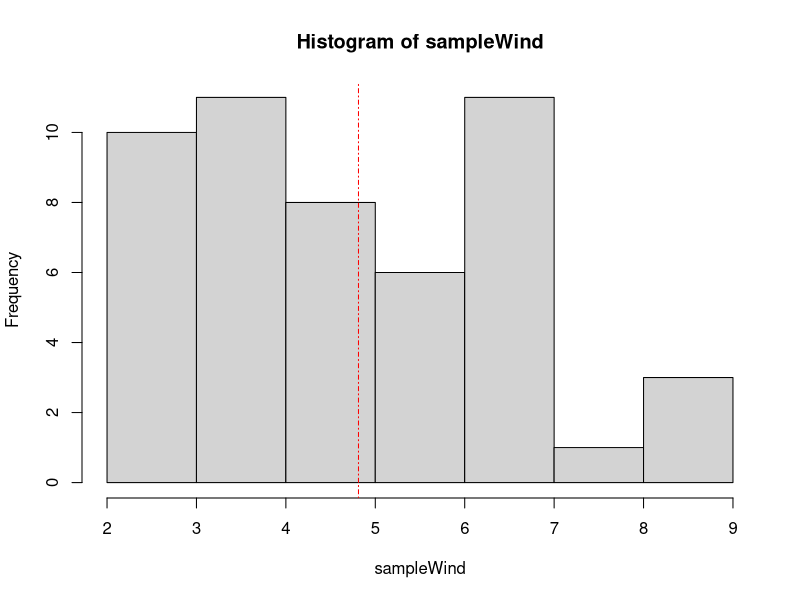
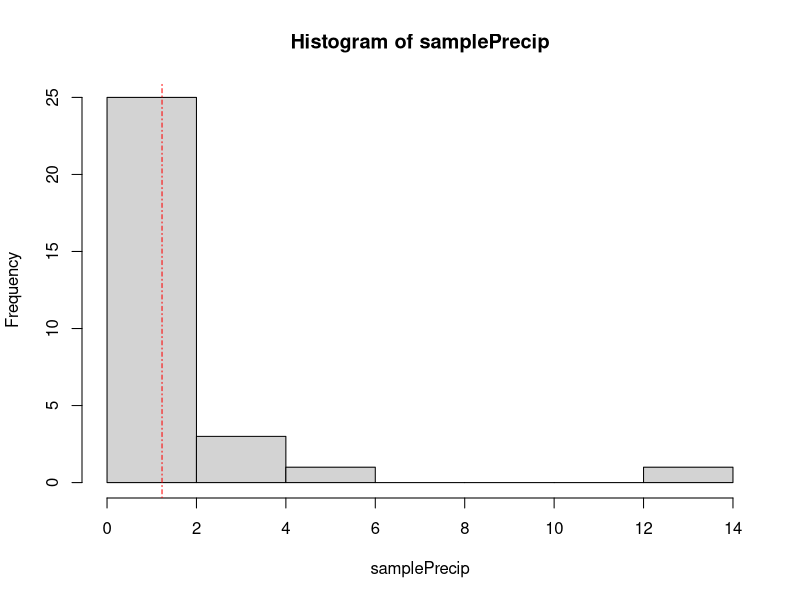
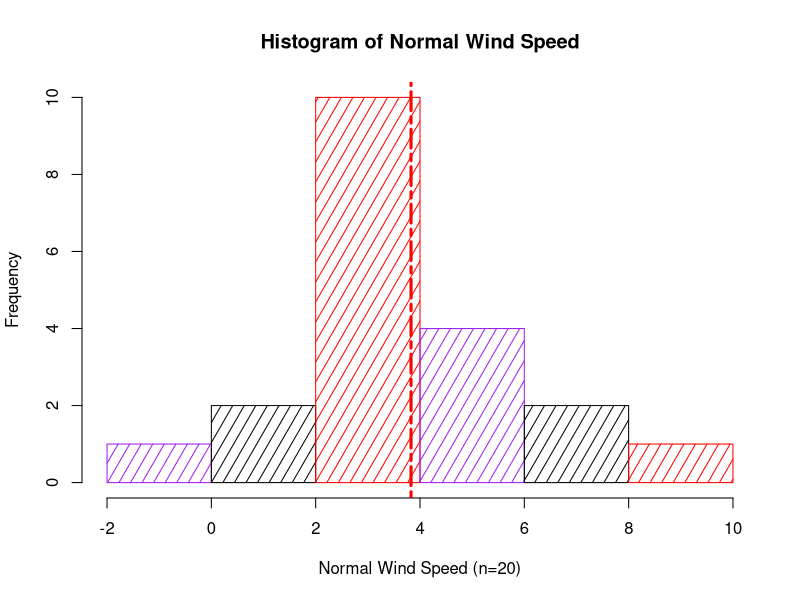
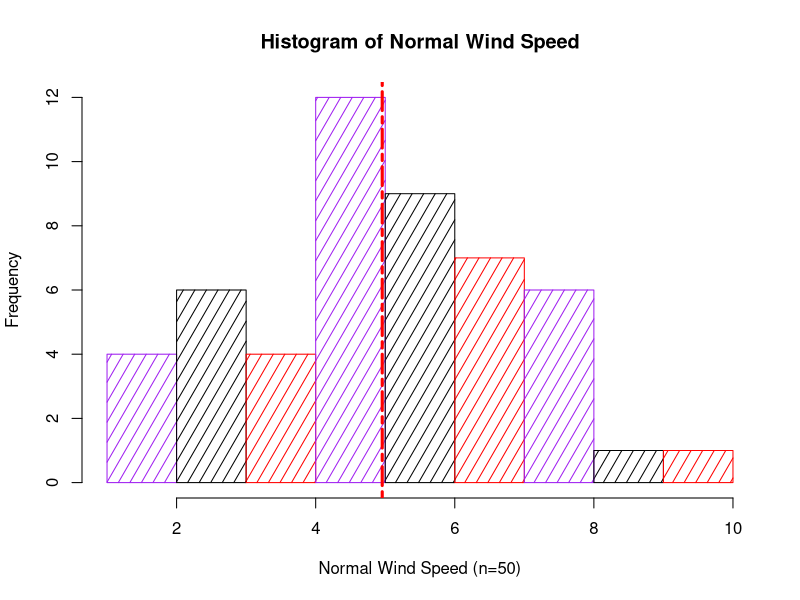
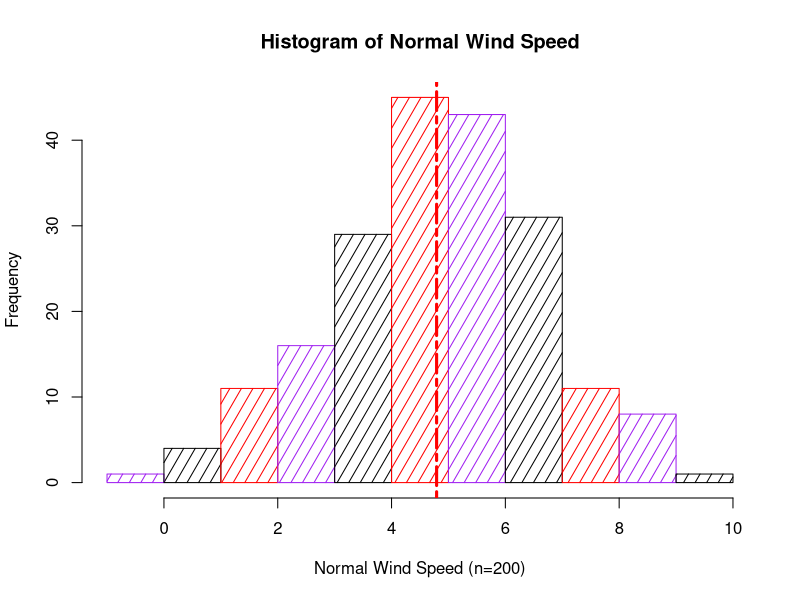
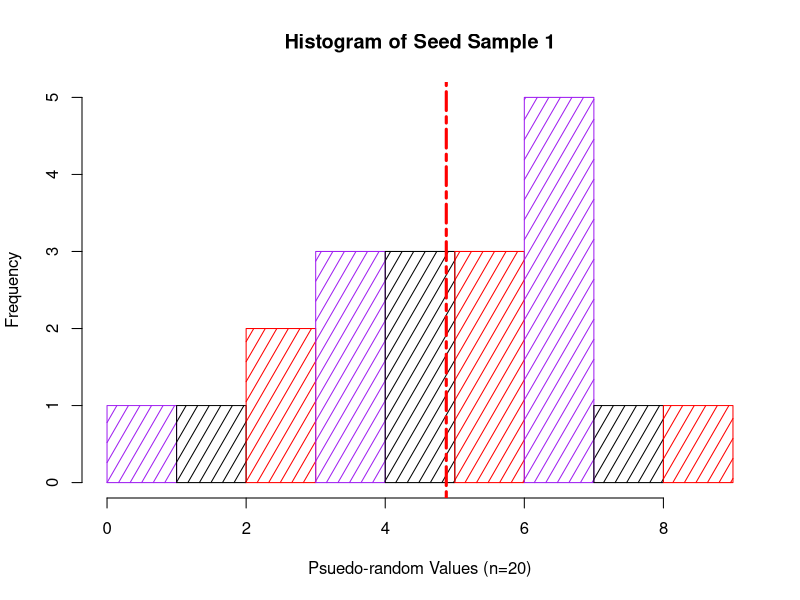
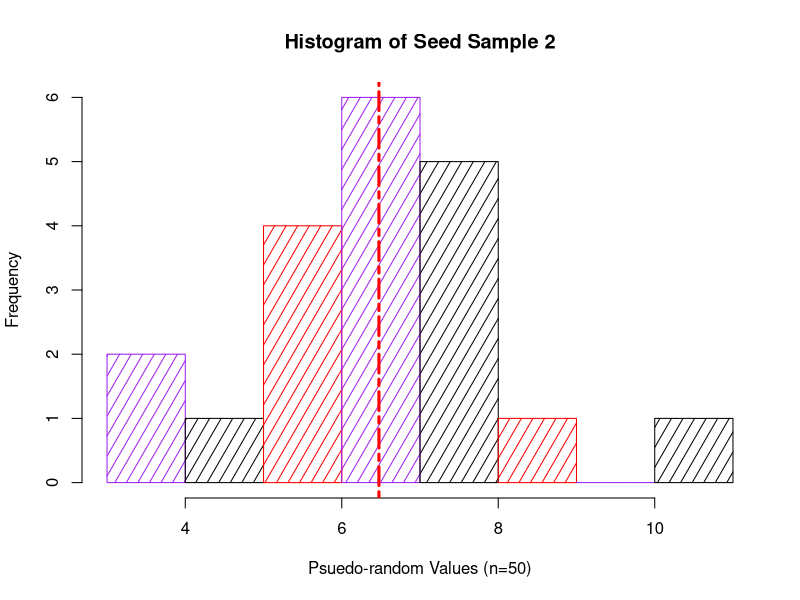
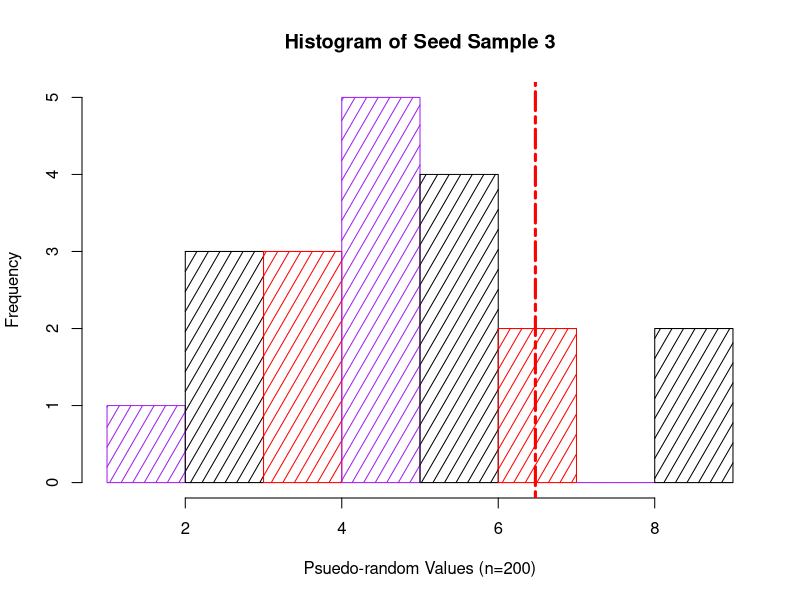

Write the R code that produced these figures, in order.
{
  rm(list=ls());options(show.error.messages = TRUE);
  formatLansWeather=read.csv("data/formattedLansingWeather.csv");
  sampleWind=sample(x=formatLansWeather$AWND,size=50,replace=TRUE);
  hist(x=sampleWind);
  abline(v=mean(sampleWind), col="red",lty=4);
  samplePrecip=sample(x=formatLansWeather$PRCP, size=30, replace=FALSE);
  hist(x=samplePrecip);
  abline(v=mean(samplePrecip),col="red",lty=4);
  
  normalDWind = rnorm(n=20, mean = mean(formatLansWeather$AWND),
                      sd=sd(formatLansWeather$AWND));
  
  hist(normalDWind, angle=60, density=10,
       col=c("purple", "black", "red"),
       main="Histogram of Normal Wind Speed",
       xlab="Normal Wind Speed (n=20)");
  abline(v=mean(normalDWind), col="red", lty=6, lwd=3);
 
  normalDWind = rnorm(n=50, mean = mean(formatLansWeather$AWND),
                      sd=sd(formatLansWeather$AWND));
  
  hist(normalDWind, angle=60, density=10,
       col=c("purple", "black", "red"),
       main="Histogram of Normal Wind Speed",
       xlab="Normal Wind Speed (n=50)");
  abline(v=mean(normalDWind), col="red", lty=6, lwd=3); 
  
  normalDWind = rnorm(n=200, mean = mean(formatLansWeather$AWND),
                      sd=sd(formatLansWeather$AWND));
  
  hist(normalDWind, angle=60, density=10,
       col=c("purple", "black", "red"),
       main="Histogram of Normal Wind Speed",
       xlab="Normal Wind Speed (n=200)");
  abline(v=mean(normalDWind), col="red", lty=6, lwd=3);
  
  set.seed(seed=15)
  seedSample1=sample(x=formatLansWeather$AWND, size=20 , replace=TRUE);
  seedSample1 = rnorm(n=20, mean = mean(seedSample1),
                      sd=sd(seedSample1))
  
  hist(seedSample1, angle=60, density=10,
       col=c("purple", "black", "red"),
       main="Histogram of Seed Sample 1",
       xlab="Psuedo-random Values (n=20)");
  
  abline(v=mean(seedSample1), col="red", lty=6, lwd=3);
  
  seedSample2=sample(x=formatLansWeather$AWND, size=50, replace=TRUE);
  set.seed(seed=15)
  seedSample2=sample(x=formatLansWeather$AWND, size=50 , replace=TRUE);
  seedSample2 = rnorm(n=20, mean = mean(seedSample1),
                      sd=sd(seedSample2))
  
  hist(seedSample2, angle=60, density=10,
       col=c("purple", "black", "red"),
       main="Histogram of Seed Sample 2",
       xlab="Psuedo-random Values (n=50)");
  
  abline(v=mean(seedSample2), col="red", lty=6, lwd=3);
  
  seedSample3=sample(x=formatLansWeather$AWND, size=200, replace=TRUE);
  set.seed(seed=15);
  seedSample3=sample(x=formatLansWeather$AWND, size=200 , replace=TRUE);
  seedSample3 = rnorm(n=20, mean = mean(seedSample3),
                      sd=sd(seedSample3));
  
  hist(seedSample3, angle=60, density=10,
       col=c("purple", "black", "red"),
       main="Histogram of Seed Sample 3",
       xlab="Psuedo-random Values (n=200)");
  abline(v=mean(seedSample2), col="red", lty=6, lwd=3);
  
  seedFun=function(df,sampleSize,seedVal)
  {
    set.seed(seed=seedVal);
    normDist=rnorm(n=sampleSize,mean=mean(df),sd=sd(df));
    hist(normDist, angle=60, density=10,
         col=c("purple", "black", "red"),
         main="Histogram of Average Wind",
         xlab="Average Wind Speed");
    abline(v=mean(df), col="red", lty=6, lwd=3);
    return(normDist);
    return(hist);
    return(abline);
  }
  seedFun1=seedFun(df=formatLansWeather$AWND,sampleSize=20,seedVal=NULL);
  seedFun2=seedFun(df=formatLansWeather$AWND,sampleSize=50,seedVal=NULL);
  seedFun3=seedFun(df=formatLansWeather$AWND,sampleSize=200,seedVal=NULL);
  seedFun4=seedFun(df=formatLansWeather$AWND,sampleSize=20,seedVal=15);
  seedFun5=seedFun(df=formatLansWeather$AWND,sampleSize=50,seedVal=15);
  seedFun6=seedFun(df=formatLansWeather$AWND,sampleSize=200,seedVal=15);
}